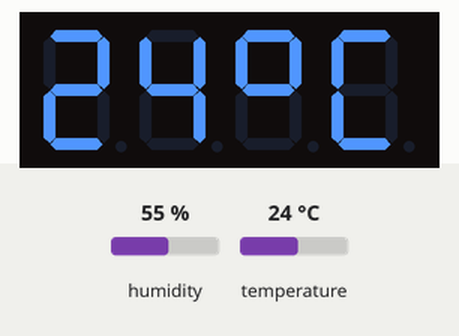
A program run on a simulated ESP32. Parts: 4-digit seven-segment display. Inputs (shaded band) come from the test bench; at power-on: humidity 55 %, temperature 24 °C. WiFi joins after 1.5 s; servers stay silent unless stated; what the program prints to the serial monitor is not drawn.

Above: at 3.2 s.
3.3 s: humidity set to 22 %
At 11.1 s:
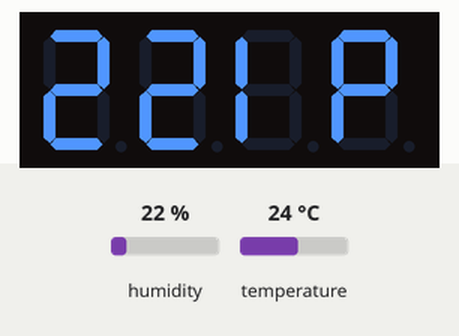
13.7 s: temperature set to 12 °C
At 19.7 s:
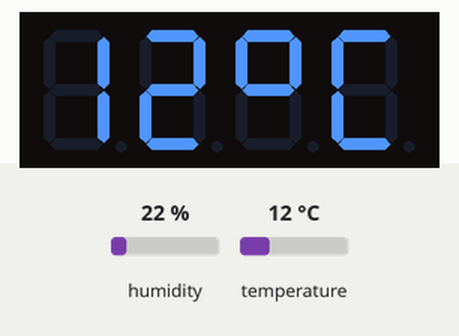
22.0 s: humidity set to 40 %
At 26.7 s:
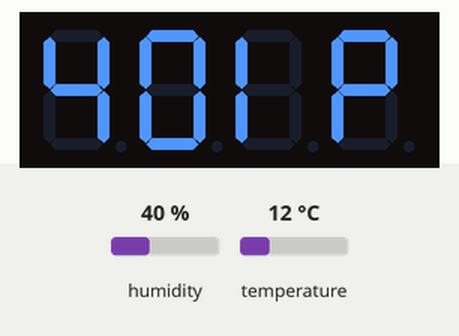
29.1 s: temperature set to 19 °C
At 34.1 s:
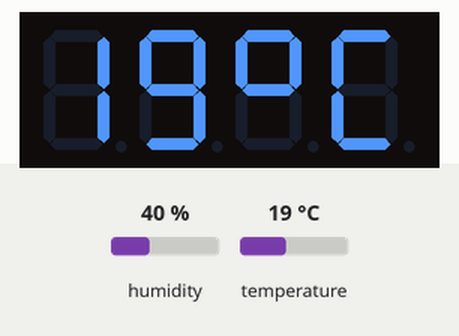
Timing chart, 0 to 35.6 s (numbered marks = the images above; inputs shaded):
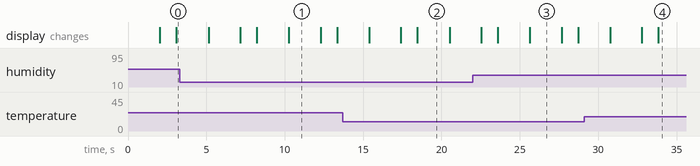

The program:

main.cpp
```cpp
#include <Arduino.h>
#include <TM1637Display.h>
#include <ESPmDNS.h>
#include "DHT.h"
#include "WiFi.h"
#include "ESPAsyncWebServer.h"

const char* ssid = "Vodafone-EC75";
const char* password = "TJcgACmUmRQmQgpu";
AsyncWebServer server(80);

#define CLK 22
#define DIO 21
#define DHTPIN 14
#define DHTTYPE DHT11

DHT dht(DHTPIN, DHTTYPE);

String readDHTTemperature() {
  // Sensor readings may also be up to 2 seconds 'old' (its a very slow sensor)
  // Read temperature as Celsius (the default)
  float t = dht.readTemperature();


    Serial.println(t);
    return String(t);

}

String readDHTHumidity() {
  // Sensor readings may also be up to 2 seconds 'old' (its a very slow sensor)
  float h = dht.readHumidity();
  if (isnan(h)) {
    Serial.println("Failed to read from DHT sensor!");
    return "--";
  }
  else {
    Serial.println(h);
    return String(h);
  }
}


const char index_html[] PROGMEM = R"rawliteral(
<!DOCTYPE HTML><html>
<head>
  <meta name="viewport" content="width=device-width, initial-scale=1">
  <link rel="stylesheet" href="https://use.fontawesome.com/releases/v5.7.2/css/all.css" integrity="sha384-fnmOCqbTlWIlj8LyTjo7mOUStjsKC4pOpQbqyi7RrhN7udi9RwhKkMHpvLbHG9Sr" crossorigin="anonymous">
  <style>
    html {
     font-family: Arial;
     display: inline-block;
     margin: 0px auto;
     text-align: center;
    }
    h2 { font-size: 3.0rem; }
    p { font-size: 3.0rem; }
    .units { font-size: 1.2rem; }
    .dht-labels{
      font-size: 1.5rem;
      vertical-align:middle;
      padding-bottom: 15px;
    }
  </style>
</head>
<body>
  <h2>ESP32 DHT Server</h2>
  <p>
    <i class="fas fa-thermometer-half" style="color:#059e8a;"></i>
    <span class="dht-labels">Temperature</span>
    <span id="temperature">%TEMPERATURE%</span>
    <sup class="units">&deg;C</sup>
  </p>
  <p>
    <i class="fas fa-tint" style="color:#00add6;"></i>
    <span class="dht-labels">Humidity</span>
    <span id="humidity">%HUMIDITY%</span>
    <sup class="units">&percnt;</sup>
  </p>
</body>
<script>
setInterval(function ( ) {
  var xhttp = new XMLHttpRequest();
  xhttp.onreadystatechange = function() {
    if (this.readyState == 4 && this.status == 200) {
      document.getElementById("temperature").innerHTML = this.responseText;
    }
  };
  xhttp.open("GET", "/temperature", true);
  xhttp.send();
}, 10000 ) ;

setInterval(function ( ) {
  var xhttp = new XMLHttpRequest();
  xhttp.onreadystatechange = function() {
    if (this.readyState == 4 && this.status == 200) {
      document.getElementById("humidity").innerHTML = this.responseText;
    }
  };
  xhttp.open("GET", "/humidity", true);
  xhttp.send();
}, 10000 ) ;
</script>
</html>)rawliteral";

// Replaces placeholder with DHT values
String processor(const String& var){
  //Serial.println(var);
  if(var == "TEMPERATURE"){
    return readDHTTemperature();
  }
  else if(var == "HUMIDITY"){
    return readDHTHumidity();
  }
  return String();
}


TM1637Display display = TM1637Display(CLK, DIO);

const uint8_t celsius[] = {
  SEG_A | SEG_B | SEG_F | SEG_G,  // Circle
  SEG_A | SEG_D | SEG_E | SEG_F   // C
};

const uint8_t percent[] = {
  SEG_E | SEG_F,  // I
  SEG_E | SEG_F | SEG_A | SEG_B | SEG_G   // P
};

void setup() {
  // Serial port for debugging purposes
  Serial.begin(9600);

  dht.begin();

  // Connect to Wi-Fi
  WiFi.begin(ssid, password);
  while (WiFi.status() != WL_CONNECTED) {
    delay(1000);
    Serial.println("Connecting to WiFi..");
  }

  // Print ESP32 Local IP Address
  Serial.println(WiFi.localIP());

  // Route for root / web page
  server.on("/", HTTP_GET, [](AsyncWebServerRequest *request){
    request->send_P(200, "text/html", index_html, processor);
  });
  server.on("/temperature", HTTP_GET, [](AsyncWebServerRequest *request){
    request->send_P(200, "text/plain", readDHTTemperature().c_str());
  });
  server.on("/humidity", HTTP_GET, [](AsyncWebServerRequest *request){
    request->send_P(200, "text/plain", readDHTHumidity().c_str());
  });

  if (!MDNS.begin("temperature-station")) {
        Serial.println("Error setting up MDNS responder!");
        while(1) {
            delay(1000);
        }
    }
    Serial.println("mDNS responder started");

    // Start TCP (HTTP) server
    server.begin();
    Serial.println("TCP server started");

    // Add service to MDNS-SD
    MDNS.addService("http", "tcp", 80);
}

void loop() {
  display.setBrightness(7);
  display.clear();
  delay(1000);


  float temperatureInCelcius = dht.readTemperature();
  float humidity = dht.readHumidity();

  display.showNumberDec(temperatureInCelcius, false, 2, 0);
  display.setSegments(celsius, 2, 2);

  delay(2000);

  display.clear();
  display.showNumberDec(humidity, false, 2, 0);
  display.setSegments(percent, 2, 2);
  delay(2000);
}
```

Measured:
- what the display in image 1 shows lasts 2.0 s, from 10.3 s to 12.3 s
- what the display in image 2 shows lasts 2.0 s, from 18.5 s to 20.5 s
